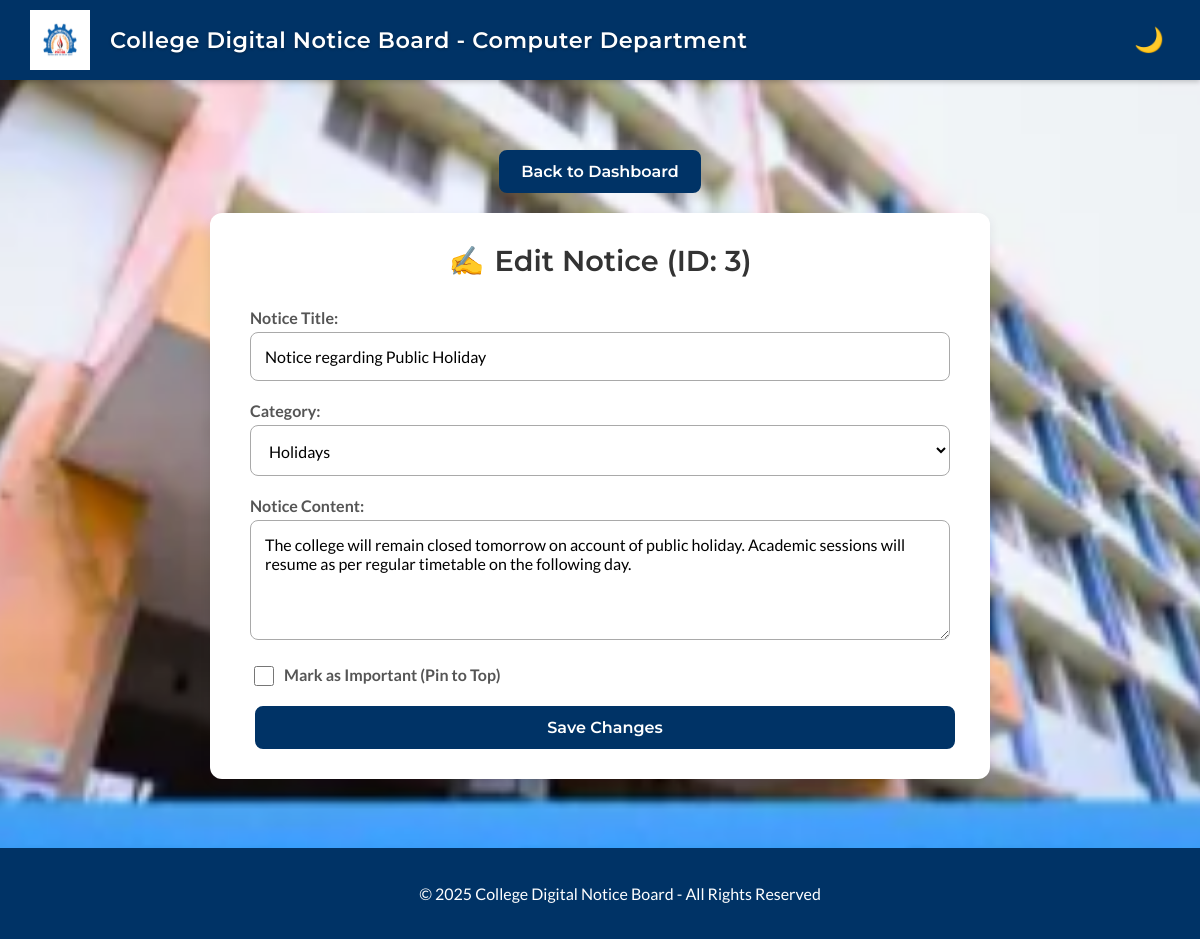
Screenshot of /edit_notice.php?id=3 (signed in) with the database file from the repository.
### tables this page shows
CREATE TABLE `notices` (
  `id` INT(11) NOT NULL AUTO_INCREMENT,
  `title` VARCHAR(255) NOT NULL,
  `content` TEXT NOT NULL,
  `is_pinned` TINYINT(1) NOT NULL DEFAULT 0,
  `created_at` TIMESTAMP NOT NULL DEFAULT CURRENT_TIMESTAMP,
  PRIMARY KEY (`id`)
);

### edit_notice.php (the view, shortened to what this page needs)
<?php
$notice_id = $_GET['id'] ?? 0;
$notice_title = "";
$notice_content = "";
$current_cat = "General";
$is_checked = "";
if ($notice_id > 0) {
    include 'config.php';
    $conn = new mysqli($servername, $username, $password, $dbname, 3307);
    if ($conn->connect_error) {
        die("Connection failed: " . $conn->connect_error);
    } else {
        $stmt = $conn->prepare("SELECT title, content, is_pinned FROM notices WHERE id = ?");
        $stmt->bind_param("i", $notice_id);
        $stmt->execute();
        $result = $stmt->get_result();
        if ($result->num_rows > 0) {
            $row = $result->fetch_assoc();
            $notice_title = $row['title'];
            $is_checked = ($row['is_pinned'] == 1) ? 'checked' : '';
            $full_content = $row['content'];
            $notice_content = $full_content;
            if (preg_match('/^\[(.*?)\]/', $full_content, $matches)) {
                $current_cat = $matches[1];
                $notice_content = trim(str_replace("[$current_cat]", "", $full_content));
            }
        }
    }
}
?>
<!DOCTYPE html>
<html lang="en">
<head>
  <link rel="stylesheet" href="/notice/style.css">
</head>
<body>
  <header class="main-header">
    <img src="/notice/logo.png" alt="College Logo" class="logo">
    <h1>College Digital Notice Board - Computer Department</h1>
    <button id="dark-mode-toggle" title="Toggle dark mode"></button>
  </header>
  <main>
    <div class="home-button-container">
        <a href="dashboard" class="btn btn-primary">Back to Dashboard</a>
    </div>
    <form class="form-card" action="api.php" method="POST">
      <h2>Edit Notice (ID: <?php echo $notice_id; ?>)</h2>
      <label for="title">Notice Title:</label>
      <input type="text" id="title" name="title" value="<?php echo htmlspecialchars($notice_title); ?>" required>
      <label for="category">Category:</label>
      <select id="category" name="category">
          <option value="Holidays" <?php if($current_cat == 'Holidays') echo 'selected'; ?>>Holidays</option>
      </select>
      <label for="message">Notice Content:</label>
      <textarea id="message" name="message" required><?php echo htmlspecialchars($notice_content); ?></textarea>
      <div class="checkbox-container">
        <input type="checkbox" id="is_pinned" name="is_pinned" value="1" <?php echo $is_checked; ?>>
        <label for="is_pinned">Mark as Important (Pin to Top)</label>
      </div>
      <button type="submit" class="btn btn-primary">Save Changes</button>
    </form>
  </main>
  <footer class="main-footer">
    <p>© 2025 College Digital Notice Board - All Rights Reserved</p>
  </footer>
</body>
</html>

### style.css (style rules this page uses)
:root { --color-primary-blue: #003366; --color-background-grey: #f0f2f5; --color-card-white: #ffffff; --color-text-dark: #333333; --color-text-light: #ffffff; --color-border-light: #e9ecef; --color-field-bg: #f8f9fa; --color-delete-red: #d9534f; --dark-bg: #101415; --dark-card: #1c2224; --dark-text: #e3e8e9; --dark-border: #2a3438; --dark-field: #15191a; --dark-link-blue: #8ab4f8; }
body { font-family: 'Lato', 'Segoe UI', Arial, sans-serif; margin: 0; background-color: var(--color-background-grey); color: var(--color-text-dark); padding-bottom: 100px; background-image: url('background.jpg'); background-size: cover; background-position: center; background-attachment: fixed; overflow-x: hidden; width: 100%; }
h1, h2, h3, h4, h5, h6, .btn { font-family: 'Montserrat', sans-serif; }
main { padding: 40px; }
input[type="text"], input[type="password"], textarea, select { width: 100%; padding: 14px; border: 1px solid #a9a9a9; background-color: #ffffff; border-radius: 8px; margin-bottom: 20px; box-sizing: border-box; font-family: inherit; font-size: 1rem; transition: border-color 0.2s, box-shadow 0.2s; }
header.main-header { background: var(--color-primary-blue); color: var(--color-text-light); padding: 10px 30px; display: flex; align-items: center; justify-content: space-between; box-shadow: 0 2px 5px rgba(0,0,0,0.2); position: relative; z-index: 10; }
header.main-header img.logo { height: 60px; width: 60px; margin-right: 20px; background: #ffffff; padding: 5px; box-sizing: border-box; }
header.main-header h1 { margin: 0; font-size: 1.4rem; font-weight: 600; letter-spacing: 0.5px; flex-grow: 1; text-shadow: 0px 1px 3px rgba(0, 0, 0, 0.3); }
#dark-mode-toggle { font-size: 1.5rem; background: none; border: none; color: white; cursor: pointer; margin-left: 15px; }
body:not(.dark-mode) #dark-mode-toggle::before { content: "🌙"; }
footer.main-footer { background: var(--color-primary-blue); color: var(--color-text-light); text-align: center; padding: 20px; margin-top: 50px; position: fixed; bottom: 0; width: 100%; z-index: 100; }
.btn { padding: 10px 20px; margin: 0 5px; border-radius: 8px; text-decoration: none; font-size: 1rem; font-weight: 600; display: inline-block; border: none; cursor: pointer; transition: all 0.3s ease; }
.btn-primary { background: var(--color-primary-blue); color: var(--color-text-light); border: 2px solid var(--color-primary-blue); }
.form-card, .login-card { background: var(--color-card-white); max-width: 700px; margin: 20px auto; padding: 30px 40px; border-radius: 12px; box-shadow: 0 4px 12px rgba(0,0,0,0.08); }
.form-card h2, .login-card h2 { text-align: center; margin-top: 0; margin-bottom: 30px; font-size: 1.8rem; font-weight: 600; color: var(--color-text-dark); }
.form-card h2::before { content: "✍️"; margin-right: 10px; }
.form-card label { display: block; margin-bottom: 5px; font-weight: 600; color: #555; }
input[type="text"], input[type="password"], textarea { width: 100%; padding: 14px; border: 1px solid #a9a9a9; background-color: #ffffff; border-radius: 8px; margin-bottom: 20px; box-sizing: border-box; font-family: inherit; font-size: 1rem; transition: border-color 0.2s, box-shadow 0.2s; }
textarea { height: 120px; resize: vertical; }
.form-card button, .login-card button { width: 100%; }
.home-button-container { text-align: center; margin-bottom: 20px; margin-top: 30px; display: flex; justify-content: center; gap: 10px; flex-wrap: wrap; }
.checkbox-container { display: flex; align-items: center; margin-bottom: 20px; }
.checkbox-container input { width: 20px; height: 20px; margin-right: 10px; margin-bottom: 0; }
.checkbox-container label { margin-bottom: 0; }

### rows the page displays
notices: title "Notice regarding Public Holiday", message "The college will remain closed tomorrow on account of public holiday. Academic sessions will resume as per regular timetable on the following day."

### other values shown
$notice_id "3"
